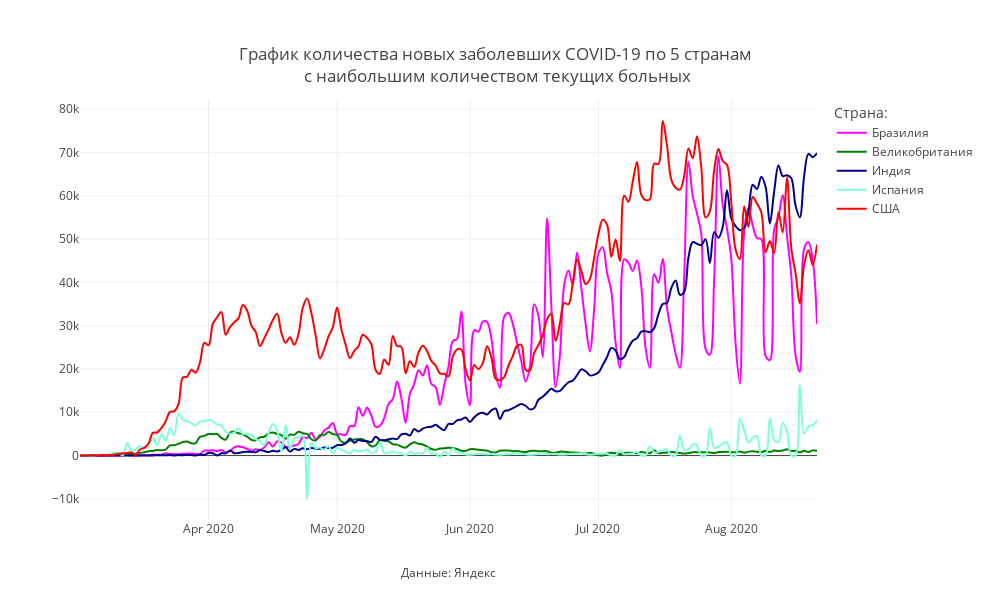

Source (notebook cell):
### Code cell
mask = (X.Date>datetime.date(2020,3,1))&(X.Country.isin(country_towatch))
#mask = (X.Region.isin(regions_towatch))

fig = px.line(X[mask], y="Day_confirmed", x="Date",
                             color="Country", line_group="Country",
              line_shape="spline", render_mode="notebook",labels={'Country':'Страна:'},
              color_discrete_map={
                "США": "red",
                "Бразилия": "magenta",
                "Россия": "goldenrod",
                "Индия": "darkblue",
                "Великобритания": "green",
                 'Испания': 'aquamarine'},
             title="График количества новых заболевших COVID-19 по 5 странам<br> с наибольшим количеством текущих больных")

fig.update_layout(
    annotations=[
            dict(
            x=0.5,
            y=-0.15,
            showarrow=False,
            text="Данные: Яндекс",
            xref="paper",
            yref="paper")],
           
                  title_x = 0.5,
                  title_y= 0.9,
                  title_xanchor = "center",
                  title_yanchor = "bottom", 
                  
                  width = 990, height = 600,template = 'gridon',
    
    
                  xaxis_title='',yaxis_title = ''
)


fig.show()

### Figure 1 — Plotly figure (JSON) as saved in the notebook; plotly's stock layout.template omitted (floating-point values rounded to 4 significant figures; data arrays with more than 128 entries replaced by an {"elided": "..."} marker saying what was removed)
{"data": [{"hovertemplate": "Страна:=Бразилия<br>Date=%{x}<br>Day_confirmed=%{y}<extra></extra>", "legendgroup": "Бразилия", "line": {"color": "magenta", "dash": "solid", "shape": "spline"}, "mode": "lines", "name": "Бразилия", "orientation": "v", "showlegend": true, "type": "scatter", "x": {"elided": "173 str values"}, "xaxis": "x", "y": {"elided": "173 int values"}, "yaxis": "y"}, {"hovertemplate": "Страна:=Великобритания<br>Date=%{x}<br>Day_confirmed=%{y}<extra></extra>", "legendgroup": "Великобритания", "line": {"color": "green", "dash": "solid", "shape": "spline"}, "mode": "lines", "name": "Великобритания", "orientation": "v", "showlegend": true, "type": "scatter", "x": {"elided": "173 str values"}, "xaxis": "x", "y": {"elided": "173 int values"}, "yaxis": "y"}, {"hovertemplate": "Страна:=Индия<br>Date=%{x}<br>Day_confirmed=%{y}<extra></extra>", "legendgroup": "Индия", "line": {"color": "darkblue", "dash": "solid", "shape": "spline"}, "mode": "lines", "name": "Индия", "orientation": "v", "showlegend": true, "type": "scatter", "x": {"elided": "173 str values"}, "xaxis": "x", "y": {"elided": "173 int values"}, "yaxis": "y"}, {"hovertemplate": "Страна:=Испания<br>Date=%{x}<br>Day_confirmed=%{y}<extra></extra>", "legendgroup": "Испания", "line": {"color": "aquamarine", "dash": "solid", "shape": "spline"}, "mode": "lines", "name": "Испания", "orientation": "v", "showlegend": true, "type": "scatter", "x": {"elided": "173 str values"}, "xaxis": "x", "y": {"elided": "173 int values"}, "yaxis": "y"}, {"hovertemplate": "Страна:=США<br>Date=%{x}<br>Day_confirmed=%{y}<extra></extra>", "legendgroup": "США", "line": {"color": "red", "dash": "solid", "shape": "spline"}, "mode": "lines", "name": "США", "orientation": "v", "showlegend": true, "type": "scatter", "x": {"elided": "173 str values"}, "xaxis": "x", "y": {"elided": "173 int values"}, "yaxis": "y"}], "layout": {"annotations": [{"showarrow": false, "text": "Данные: Яндекс", "x": 0.5, "xref": "paper", "y": -0.15, "yref": "paper"}], "height": 600, "legend": {"title": {"text": "Страна:"}, "tracegroupgap": 0}, "title": {"text": "График количества новых заболевших COVID-19 по 5 странам<br> с наибольшим количеством текущих больных", "x": 0.5, "xanchor": "center", "y": 0.9, "yanchor": "bottom"}, "width": 990, "xaxis": {"anchor": "y", "domain": [0, 1], "title": {"text": ""}}, "yaxis": {"anchor": "x", "domain": [0, 1], "title": {"text": ""}}}}
